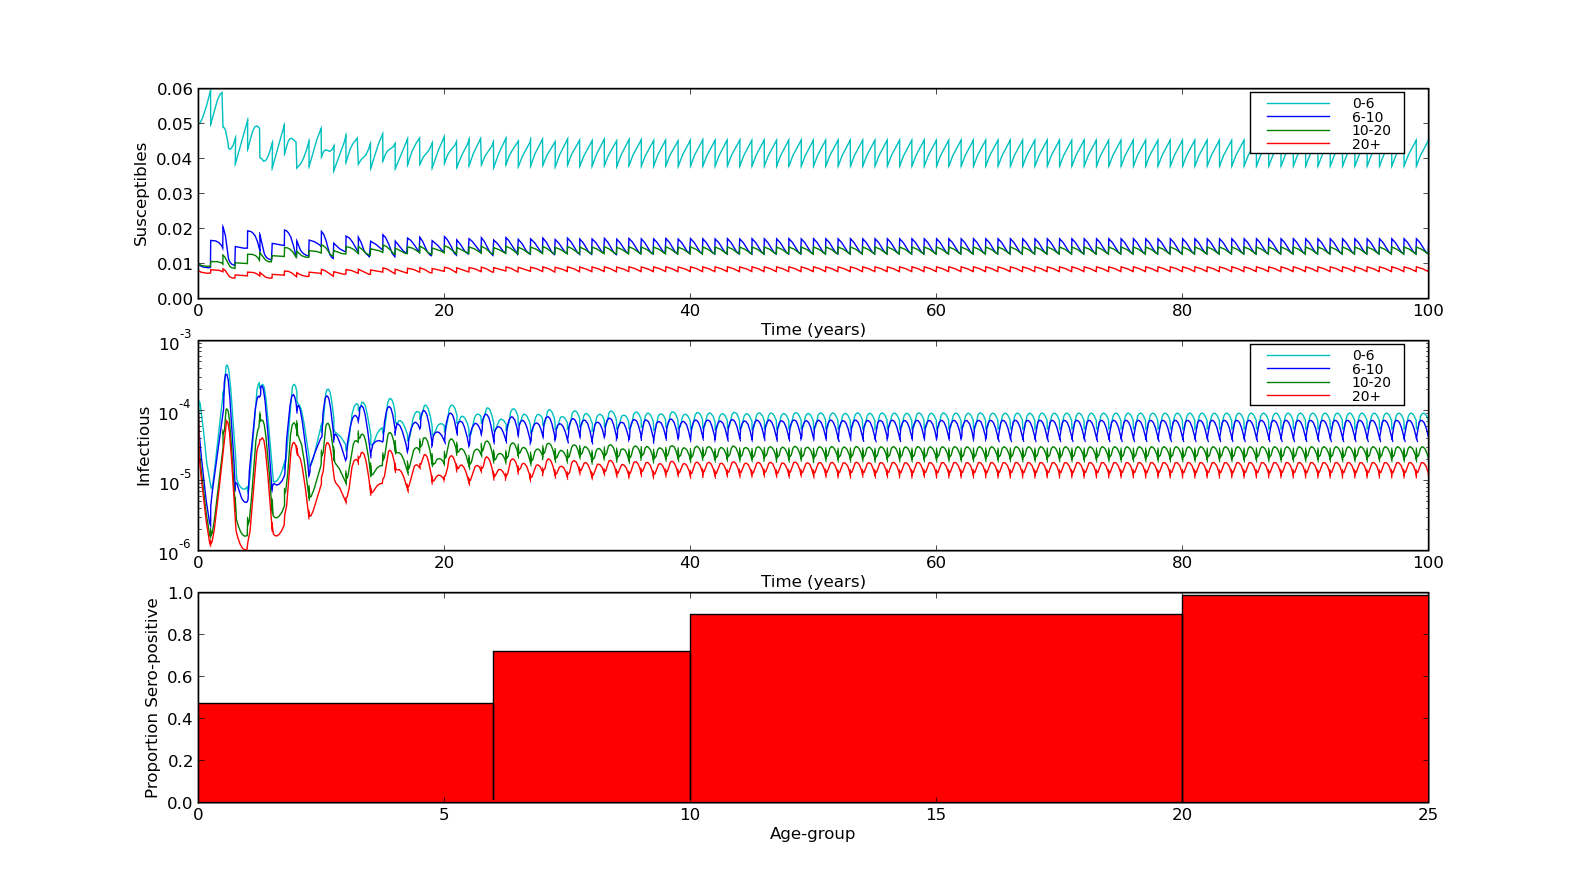

Python code for this plot:
#!/usr/bin/env python

####################################################################
###    This is the PYTHON version of program 3.4 from page 87 of   #
### "Modeling Infectious Disease in humans and animals"            #
### by Keeling & Rohani.										   #
###																   #
### It is the SEIR model with four different age-groups and 	   #
### yearly "movements" between the groups mimicking the school year#
####################################################################

###################################
### Written by Ilias Soumpasis    #
### ilias.soumpasis@ucd.ie (work) #
### ilias.soumpasis@gmail.com	  #
###################################

import scipy.integrate as spi
import numpy as np
import pylab as pl
from matplotlib.font_manager import FontProperties

m=4
mu=np.array([0.0,0.0,0.0,1.0/(55*365)])
nu=np.array([1.0/(55*365),0.0,0.0,0.0])
n=np.array([6.0,4.0,10.0,55.0])/75.0
S0=np.array([0.05,0.01,0.01,0.008])
E0=np.array([0.0001,0.0001,0.0001,0.0001])
I0=np.array([0.0001,0.0001,0.0001,0.0001])
R0= np.array([ 0.0298, 0.04313333, 0.12313333, 0.72513333])
ND=MaxTime=365.
beta=np.array(([2.089, 2.089, 2.086, 2.037], [2.089, 9.336, 2.086, 2.037], [2.086, 2.086, 2.086, 2.037], [2.037, 2.037, 2.037, 2.037]))
gamma=1/5.0
sigma=1/8.0
TS=1.0


INPUT=np.hstack((S0,E0,I0,R0))

def diff_eqs(INP,t):  
	'''The main set of equations'''
	Y=np.zeros((16))
	V = INP
	for i in range(m):
		Inf = np.dot(beta[i],  V[list(np.array(range(m))+2*m)]) *V[i]
		Y[i] = nu[i]*n[3] - Inf - mu[i] * V[i]
		Y[(m+i)] = Inf - mu[i] * V[(m+i)] - sigma * V[(m+i)]
		Y[(2*m+i)] = sigma * V[(m+i)] - gamma * V[(2*m+i)] - mu[i] * V[(2*m+i)]
		Y[(3*m+i)] = gamma * V[(2*m+i)] - mu[i] * V[(3*m+i)]
	return Y   # For odeint

t_start = 0.0; t_end = ND; t_inc = TS
t_range = np.arange(t_start, t_end+t_inc, t_inc)

RES2=np.zeros((16))
k=1
while k<=100:
	RES = spi.odeint(diff_eqs,INPUT,t_range)
	INPUT=RES[-1]
	INPUT[15]=INPUT[15]+INPUT[14]/10
	INPUT[14]=INPUT[14]+INPUT[13]/4-INPUT[14]/10
	INPUT[13]=INPUT[13]+INPUT[12]/6-INPUT[13]/4
	INPUT[12]=INPUT[12]-INPUT[12]/6
	
	INPUT[11]=INPUT[11]+INPUT[10]/10
	INPUT[10]=INPUT[10]+INPUT[9]/4-INPUT[10]/10
	INPUT[9]=INPUT[9]+INPUT[8]/6-INPUT[9]/4
	INPUT[8]=INPUT[8]-INPUT[8]/6
		
	INPUT[7]=INPUT[7]+INPUT[6]/10
	INPUT[6]=INPUT[6]+INPUT[5]/4-INPUT[6]/10
	INPUT[5]=INPUT[5]+INPUT[4]/6-INPUT[5]/4
	INPUT[4]=INPUT[4]-INPUT[4]/6
	
	INPUT[3]=INPUT[3]+INPUT[2]/10
	INPUT[2]=INPUT[2]+INPUT[1]/4-INPUT[2]/10
	INPUT[1]=INPUT[1]+INPUT[0]/6-INPUT[1]/4
	INPUT[0]=INPUT[0]-INPUT[0]/6
	RES2=np.vstack((RES2,RES))
	k=k+1

RES=RES2[1:,]
print RES

Time=np.arange(100*(ND+1))/(ND+1)

##Ploting
pl.subplot(311)
pl.plot(Time,RES[:,0], 'c', label='0-6')
pl.plot(Time,RES[:,1], 'b', label='6-10')
pl.plot(Time,RES[:,2], 'g', label='10-20')
pl.plot(Time,RES[:,3], 'r', label='20+')
pl.ylabel('Susceptibles')
pl.xlabel('Time (years)')
pl.legend(loc=1, prop = FontProperties(size='smaller'))


pl.subplot(312)
pl.semilogy(Time,RES[:,0+2*m], 'c', label='0-6')
pl.semilogy(Time,RES[:,1+2*m], 'b', label='6-10')
pl.semilogy(Time,RES[:,2+2*m], 'g', label='10-20')
pl.semilogy(Time,RES[:,3+2*m], 'r', label='20+')
pl.ylabel('Infectious')
pl.xlabel('Time (years)')
pl.legend(loc=1, prop = FontProperties(size='smaller'))

R=np.zeros(4)
pl.subplot(313)
mm=pl.find(Time>(ND-365.))
for i in range(4):
	R[i]=1.-np.mean(RES[mm,i])/n[i]

pl.fill(np.array([0, 0, 6, 6,  6, 6, 10, 10, 10, 10, 20, 20, 20, 20, 75, 75]),\
np.array([0, R[0], R[0], 0, 0, R[1], R[1], 0, 0, R[2], R[2], 0, 0, R[3], R[3], 0]),'r')
pl.xlabel('Age-group')
pl.ylabel('Proportion Sero-positive')
pl.xlim((0,25))
pl.ylim((0,1))
pl.show()
